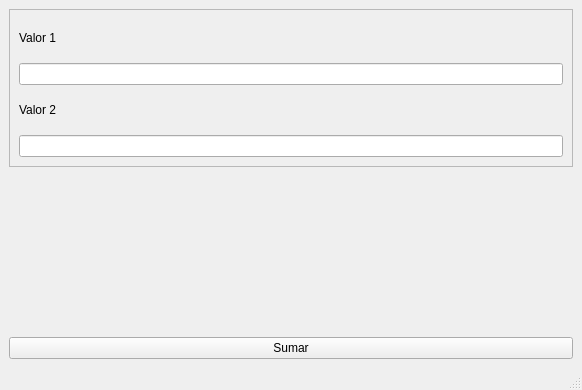
<?xml version="1.0" encoding="UTF-8"?>
<ui version="4.0">
 <class>MainWindow</class>
 <widget class="QMainWindow" name="MainWindow">
  <property name="geometry">
   <rect>
    <x>0</x>
    <y>0</y>
    <width>582</width>
    <height>390</height>
   </rect>
  </property>
  <property name="windowTitle">
   <string>MainWindow</string>
  </property>
  <property name="windowIcon">
   <iconset theme="QIcon::ThemeIcon::InputGaming"/>
  </property>
  <widget class="QWidget" name="centralwidget">
   <layout class="QGridLayout" name="gridLayout">
    <item row="2" column="0">
     <widget class="QPushButton" name="btn_add">
      <property name="text">
       <string>Sumar</string>
      </property>
     </widget>
    </item>
    <item row="1" column="0">
     <widget class="QLabel" name="txt_result">
      <property name="font">
       <font>
        <pointsize>26</pointsize>
        <bold>true</bold>
        <hintingpreference>PreferDefaultHinting</hintingpreference>
       </font>
      </property>
      <property name="text">
       <string/>
      </property>
      <property name="alignment">
       <set>Qt::AlignmentFlag::AlignCenter</set>
      </property>
     </widget>
    </item>
    <item row="0" column="0">
     <widget class="QFrame" name="frame">
      <property name="frameShape">
       <enum>QFrame::Shape::StyledPanel</enum>
      </property>
      <property name="frameShadow">
       <enum>QFrame::Shadow::Raised</enum>
      </property>
      <layout class="QVBoxLayout" name="verticalLayout">
       <item>
        <widget class="QLabel" name="label">
         <property name="text">
          <string>Valor 1</string>
         </property>
        </widget>
       </item>
       <item>
        <widget class="QLineEdit" name="input_one"/>
       </item>
       <item>
        <widget class="QLabel" name="label_2">
         <property name="text">
          <string>Valor 2</string>
         </property>
        </widget>
       </item>
       <item>
        <widget class="QLineEdit" name="input_two"/>
       </item>
      </layout>
     </widget>
    </item>
   </layout>
  </widget>
  <widget class="QMenuBar" name="menubar">
   <property name="geometry">
    <rect>
     <x>0</x>
     <y>0</y>
     <width>582</width>
     <height>23</height>
    </rect>
   </property>
  </widget>
  <widget class="QStatusBar" name="statusbar"/>
 </widget>
 <resources/>
 <connections/>
</ui>
